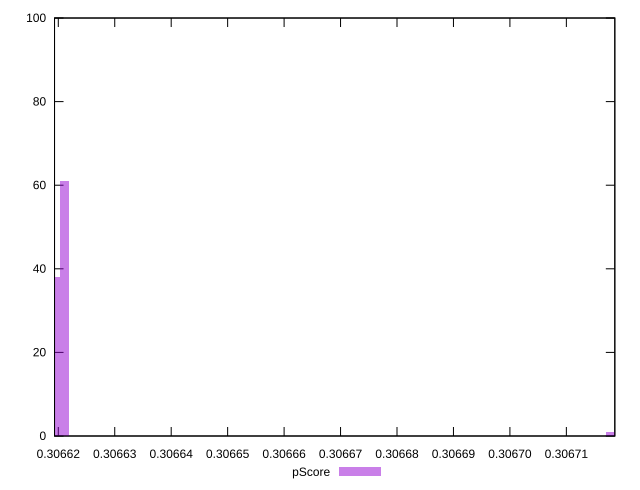

The script that saved this image:
reset

$pScore <<EOF
0.30671787479537527 1
0.3066210807088867 61
0.3066194674741119 38
EOF

set key outside below
set boxwidth 0.0000016132347748092068
set xrange [0.3066193348092728:0.306718584289417]
set yrange [0:100]
set trange [0:100]
set style fill transparent solid 0.5 noborder
set terminal svg size 640, 490 enhanced background rgb 'white'
set output "report_00018_2021-02-10T15-25-16.877Z/uses-long-cache-ttl/samples/pages+cached+noadtech+nomedia+nocss/pScore/histogram.svg"

plot $pScore title "pScore" with boxes

reset
